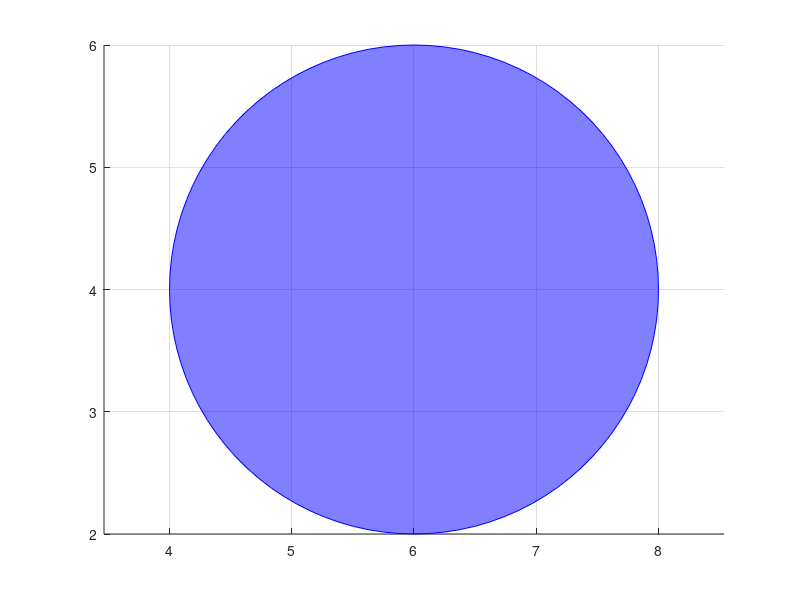

MATLAB code for this plot: (Note: this script raises an error after producing the figure.)
close all;
clearvars;
addpath(genpath('YALMIP-develop'))   % YALMIP, https://github.com/yalmip/YALMIP
addpath(genpath('ReachTool-main'))   % ReachTool (constrained zonotopes), provided in the course
addpath(genpath('Astar'))

%variabels
r = 2;
center = [6,4];
vehicle_mass = 500;    % grams
vehicle_fuel = 500;    % grams
fuel_rate = 10;        % grams per step

cycles_with_fuel = vehicle_fuel / fuel_rate;
extra_steps = 0;     % Steps after fuel ends
total_steps = cycles_with_fuel + extra_steps;
dt = 1;

%circle definition
th = 0:pi/50:2*pi;
x_obj = r * cos(th) + center(1);
y_obj = r * sin(th) + center(2);
% Vector from centroid to each point
dx = x_obj - center(1);
dy = y_obj - center(2);
lengths = r/2;
dx_unit = dx ./ lengths;
dy_unit = dy ./ lengths;

% State-space matrices
A = [1 0 dt 0;
     0 1 0 dt;
     0 0 1 0;
     0 0 0 1];
B = [0.5*dt^2 0;
    0 0.5*dt^2;
    dt 0;
    0 dt]; 
C = kron([1,0],eye(2));

% draw the trajectory of the vehicle
figure;
hold on;
axis equal; grid on;
fill(x_obj, y_obj, 'b', 'FaceAlpha', 0.5, 'EdgeColor', 'b'); %object
drone = animatedline('Marker','o');
estimate = plot(1,1);
detected = false;

maximum_variance = 0.1;
real_xsim = zeros(1, total_steps);
real_ysim = zeros(1, total_steps);

%DEFINE THE 2-D MAP ARRAY
MAX_X=20;
MAX_Y=20;
%This array stores the coordinates of the map and the 
%Objects in each coordinate
MAP=2*(ones(MAX_X,MAX_Y));

points = integer_points_in_circle(center, r+maximum_variance, r+maximum_variance);
MAP(points(:, 1),points(:,2)) = -1; %add new circle
plot(points(:, 1)+0.5, points(:,2)+0.5,'ro');

% Obtain Obstacle, Target and Robot Position
% Initialize the MAP with input values
% Obstacle=-1,Target = 0,Robot=1,Space=2
j=0;
x_val = 1;
y_val = 1;
axis([1 MAX_X+1 1 MAX_Y+1])
grid on;
hold on;
n=0;%Number of Obstacles

% BEGIN Interactive Obstacle, Target, Start Location selection
xlabel('Please Select the Target using the Left Mouse button','Color','black');
but=0;
while (but ~= 1) %Repeat until the Left button is not clicked
    [xval,yval,but]=ginput(1);
end
xval=floor(xval);
yval=floor(yval);
xTarget=xval;%X Coordinate of the Target
yTarget=yval;%Y Coordinate of the Target

MAP(xval,yval)=0;%Initialize MAP with location of the target
plot(xval+.5,yval+.5,'gd');
text(xval+1,yval+.5,'Target')

xlabel('Select Obstacles using the Left Mouse button,to select the last obstacle use the Right button','Color','blue');
while but == 1
    [xval,yval,but] = ginput(1);
    xval=floor(xval);
    yval=floor(yval);
    MAP(xval,yval)=-1;%Put on the closed list as well
    plot(xval+.5,yval+.5,'ro');
end%End of While loop

xlabel('Please Select the Vehicle initial position ','Color','black');
but=0;
while (but ~= 1) %Repeat until the Left button is not clicked
    [xval,yval,but]=ginput(1);
    xval=floor(xval);
    yval=floor(yval);
end

xStart=xval;%Starting Position
yStart=yval;%Starting Position
MAP(xval,yval)=1;
plot(xval+.5,yval+.5,'bo');
text(xval+1,yval+.5,'Start')
%End of obstacle-Target pickup

% State vector: [x; y; vx; vy]
state = zeros(4, total_steps + 1);
state(1:2,1) = [xStart;yStart];  % Initial position
y = zeros(2, total_steps + 2);

% Define a feedback controller
K = place(A,B,[0.5 0.2 0.4 0.3]);

[m,n] = size(C); % dimensions of output and state

% Observers - 1: Nominal model
X = cell(1, total_steps); 
X{1}.G = diag([xStart, yStart, 0, 0]);
X{1}.c = zeros(n,1);
X{1}.A = zeros(0,n);
X{1}.b = zeros(0,1);

% disturbance set
W.G = 1.25*eye(n);
W.c = zeros(n,1);
W.A = zeros(0,n);
W.b = zeros(0,1);

% noise set
V.G = 1.5*eye(2);
V.c = zeros(2,1);
V.A = zeros(0,2);
V.b = zeros(0,1);

% Loop through each time step
for k = 1:total_steps
    MAP(points(:, 1),points(:,2)) = 1; %remove last circle
    
    points = integer_points_in_circle(center, r + maximum_variance, r+maximum_variance);
    points = max(points,1);
    MAP(points(:, 1),points(:,2)) = -1; %add new circle
    plot(points(:, 1)+0.5, points(:,2)+0.5,'ro');
    Optimal_path = Astar(MAX_X, MAX_Y, MAP,xval, yval, xTarget, yTarget, xStart, yStart);

    % j=size(Optimal_path,1);
    % %Plot the Optimal Path!
    % plot(Optimal_path(:,1)+.5,Optimal_path(:,2)+.5);
    x_trajectory = flip(Optimal_path(:,1)');
    y_trajectory = flip(Optimal_path(:,2)');
    % Move points outward
    % x_trajectory = x_obj + dx_unit*maximum_variance;
    % y_trajectory = y_obj + dy_unit*maximum_variance;
    
    % Parametric t values based on cumulative distance
    distances = sqrt(diff(x_trajectory).^2 + diff(y_trajectory).^2);
    t_points = [0, cumsum(distances)];
    
    % Compute spline coefficients for x(t) and y(t)
    coeffs_x = computeSplineCoefficients(t_points, x_trajectory);
    coeffs_y = computeSplineCoefficients(t_points, y_trajectory);
    
    % Evaluate splines at fine t grid
    tsim = linspace(t_points(1), t_points(end), total_steps);
    xsim = zeros(size(tsim));
    ysim = zeros(size(tsim));
    
    % Evaluate each interval
    for i = 1: length(t_points)-1
        idx = tsim >= t_points(i) & tsim <= t_points(i+1);
        dt = tsim(idx) - t_points(i);
    
        c_x = coeffs_x((i-1)*4 + (1:4));
        xsim(idx) = polyval([c_x(4) c_x(3) c_x(2) c_x(1)], dt);
    
        c_y = coeffs_y((i-1)*4 + (1:4));
        ysim(idx) = polyval([c_y(4) c_y(3) c_y(2) c_y(1)], dt);
    end
    real_xsim(k) = xsim(k);
    real_ysim(k) = ysim(k);
    ref = [xsim; ysim; zeros(size(tsim)); zeros(size(tsim))];
    
    if k == 1
        path_line = plot([real_xsim(1:k) xsim(k+1:end)], [real_ysim(1:k) ysim(k+1:end)], 'k-', 'LineWidth', 1.5);
    else
        set(path_line, 'XData', [real_xsim(1:k) xsim(k+1:end)], 'YData', [real_ysim(1:k) ysim(k+1:end)]);
    end

    if k <= cycles_with_fuel
        u = -K*(state(:,k)-ref(:,k)); % controller
    else
        u = [0; 0];  % No acceleration after fuel runs out
    end
    state(:,k+1) = A * state(:,k) + B *u;
    y(:,k+1) = C*state(:,k+1);

    % Run the observer
    X{k+1} = CZMinkowskiSum(CZLinMap(A,X{k},B*u),W);
    Y = CZLinMap(-eye(2),V,y(:,k));
    X{k} = CZIntersect(C,X{k},Y);

    [F,p] = compileCZ(X{k});

    setPoints = plot(F,p(1:2));

    if size(setPoints{1},2)==1 && ~detected
        fprintf("There is a fault at the iteration k = %d\n",k);
        detected = true;
    end

    % update the set-valued estimate
    set(estimate,'Xdata',setPoints{1}(1,:),'Ydata',setPoints{1}(2,:));
    x_variance_length = (max(setPoints{1}(1,:))-min(setPoints{1}(1,:)))/2;
    y_variance_length = (max(setPoints{1}(2,:))-min(setPoints{1}(2,:)))/2;
    maximum_variance = sqrt(x_variance_length^2 + y_variance_length^2);

    addpoints(drone,state(1,k),state(2,k));
    %pause(1);
    drawnow;
end

%Object to go around, desired trajectory, obtained trajectory
figure;
hold on;
plot(state(1,:), state(2,:), 'b-', 'LineWidth', 1.5); %Obtained trajectory
xlabel('X Position'); ylabel('Y Position');
title('Vehicle Trajectory (True vs Estimated)');
legend('Object', 'Desired trajectory', 'True trajectory');
axis equal; grid on;
